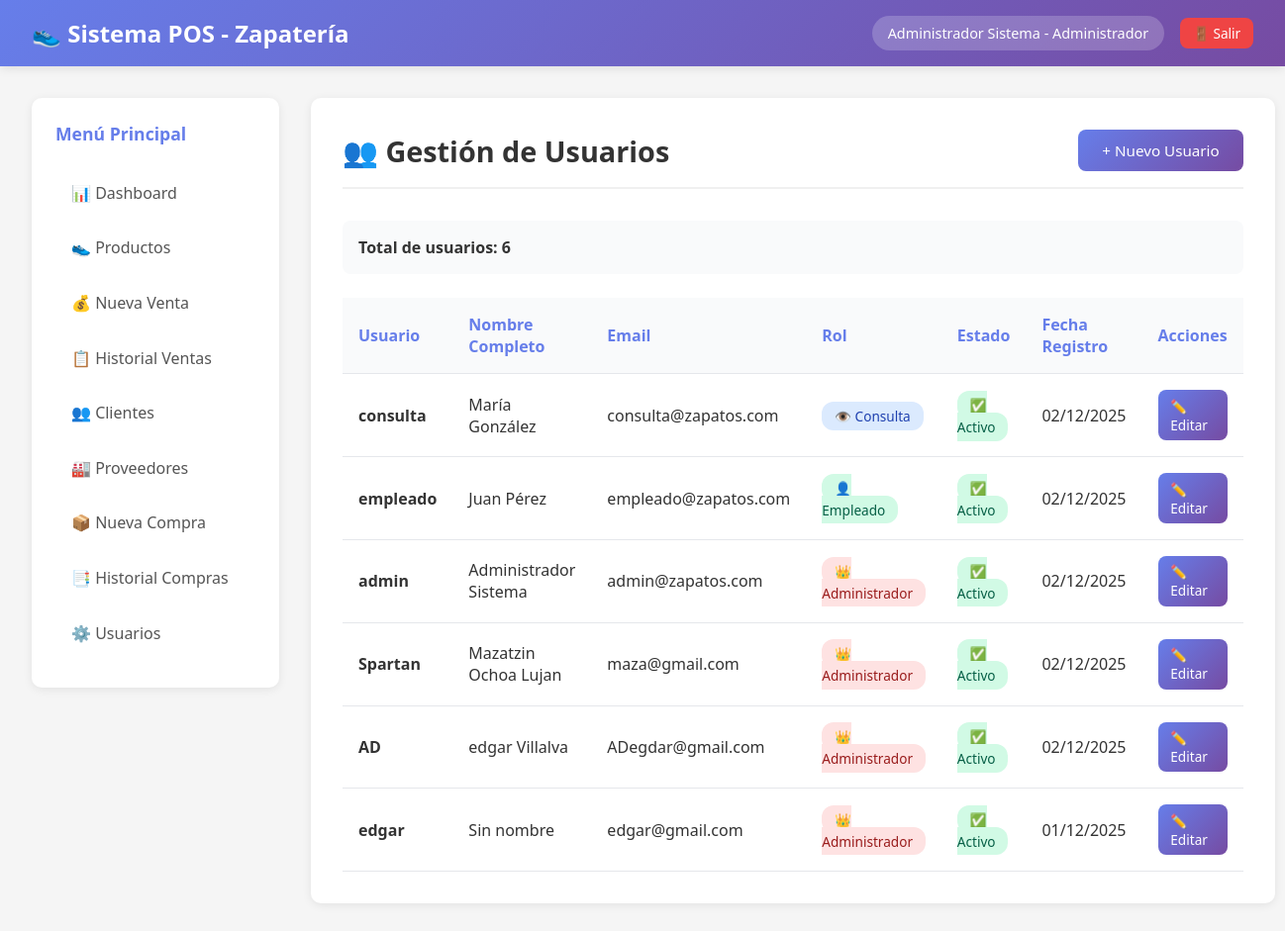
Page /usuarios/ (signed in) on the committed database.
### pos/models.py (models this page shows)
class Usuario(AbstractUser):
    ROLES = (
        ('administrador', 'Administrador'),
        ('empleado', 'Empleado'),
        ('consulta', 'Consulta'),
    )
    rol = models.CharField(max_length=20, choices=ROLES, default='empleado')
    telefono = models.CharField(max_length=15, blank=True)
    class Meta:
        verbose_name = 'Usuario'
        verbose_name_plural = 'Usuarios'

### pos/views.py (the view)
# urls.py: path('usuarios/', views.usuarios_lista, name='usuarios'),
@login_required
@rol_requerido('administrador')
def usuarios_lista(request):
    usuarios = Usuario.objects.all().order_by('-date_joined')
    context = {'usuarios': usuarios}
    return render(request, 'pos/usuarios.html', context)

### pos/templates/pos/usuarios.html (shortened to what this page needs)
{% extends 'pos/base.html' %}
{% block content %}
<div class="page-header">
    <h2>👥 Gestión de Usuarios</h2>
    <a href="{% url 'usuario_nuevo' %}" class="btn btn-primary">+ Nuevo Usuario</a>
</div>
{% if usuarios %}
<div style="margin-bottom: 1rem; padding: 1rem; background: #f9fafb; border-radius: 8px;">
    <strong>Total de usuarios: {{ usuarios.count }}</strong>
</div>
<div class="table-container">
    <table>
        <thead>
            <tr>
                <th>Usuario</th>
                <th>Nombre Completo</th>
                <th>Email</th>
                <th>Rol</th>
                <th>Estado</th>
                <th>Fecha Registro</th>
                <th>Acciones</th>
            </tr>
        </thead>
        <tbody>
            {% for usuario in usuarios %}
            <tr>
                <td><strong>{{ usuario.username }}</strong></td>
                <td>{{ usuario.get_full_name|default:"Sin nombre" }}</td>
                <td>{{ usuario.email|default:"Sin email" }}</td>
                <td>
                    {% if usuario.rol == 'administrador' %}
                        <span class="badge badge-danger">👑 Administrador</span>
                    {% elif usuario.rol == 'empleado' %}
                        <span class="badge badge-success">👤 Empleado</span>
                    {% else %}
                        <span class="badge badge-info">👁️ Consulta</span>
                    {% endif %}
                </td>
                <td>
                    {% if usuario.is_active %}
                        <span class="badge badge-success">✅ Activo</span>
                    {% else %}
                        <span class="badge badge-danger">❌ Inactivo</span>
                    {% endif %}
                </td>
                <td>{{ usuario.date_joined|date:"d/m/Y" }}</td>
                <td>
                    <a href="{% url 'usuario_editar' usuario.id %}" class="btn btn-primary btn-sm">✏️ Editar</a>
                </td>
            </tr>
            {% endfor %}
        </tbody>
    </table>
</div>
{% else %}
<div class="empty-state">
    <div class="empty-state-icon">👥</div>
    <p>No hay usuarios registrados</p>
    <a href="{% url 'usuario_nuevo' %}" class="btn btn-primary" style="margin-top: 1rem;">+ Agregar Primer Usuario</a>
</div>
{% endif %}
{% endblock %}

### pos/templates/pos/base.html (shortened to what this page needs)
<!DOCTYPE html>
<html lang="es">
<head>
</head>
<body>
    <nav class="navbar">
        <div class="navbar-content">
            <h1>👟 Sistema POS - Zapatería</h1>
            <div class="nav-user">
                <span class="user-badge">{{ user.get_full_name|default:user.username }} - {{ user.get_rol_display }}</span>
                <a href="{% url 'logout' %}" class="btn btn-danger btn-sm">🚪 Salir</a>
            </div>
        </div>
    </nav>
    <div class="container">
        <aside class="sidebar">
            <h3>Menú Principal</h3>
            <a href="{% url 'dashboard' %}" class="menu-item">📊 Dashboard</a>
            <a href="{% url 'productos' %}" class="menu-item">👟 Productos</a>
            {% if user.rol != 'consulta' %}
            <a href="{% url 'nueva_venta' %}" class="menu-item">💰 Nueva Venta</a>
            {% endif %}
            <a href="{% url 'historial_ventas' %}" class="menu-item">📋 Historial Ventas</a>
            <a href="{% url 'clientes' %}" class="menu-item">👥 Clientes</a>
            <a href="{% url 'proveedores' %}" class="menu-item">🏭 Proveedores</a>
            {% if user.rol != 'consulta' %}
            <a href="{% url 'nueva_compra' %}" class="menu-item">📦 Nueva Compra</a>
            {% endif %}
            <a href="{% url 'historial_compras' %}" class="menu-item">📑 Historial Compras</a>
            {% if user.rol == 'administrador' %}
            <a href="{% url 'usuarios' %}" class="menu-item">⚙️ Usuarios</a>
            {% endif %}
        </aside>
        <main class="content">
            {% block content %}{% endblock %}
        </main>
    </div>
</body>
</html>

### pos/templates/pos/base.html (style rules this page uses)
* { margin: 0; padding: 0; box-sizing: border-box; }
body { font-family: 'Segoe UI', Tahoma, Geneva, Verdana, sans-serif; background: #f5f5f5; color: #333; }
.navbar { background: linear-gradient(135deg, #667eea 0%, #764ba2 100%); color: white; padding: 1rem 2rem; box-shadow: 0 2px 10px rgba(0,0,0,0.1); }
.navbar-content { max-width: 1400px; margin: 0 auto; display: flex; justify-content: space-between; align-items: center; }
.navbar h1 { font-size: 1.5rem; font-weight: 600; }
.nav-user { display: flex; align-items: center; gap: 1rem; }
.user-badge { background: rgba(255,255,255,0.2); padding: 0.5rem 1rem; border-radius: 20px; font-size: 0.9rem; }
.container { max-width: 1400px; margin: 0 auto; padding: 2rem; display: grid; grid-template-columns: 250px 1fr; gap: 2rem; }
.sidebar { background: white; border-radius: 10px; padding: 1.5rem; box-shadow: 0 2px 10px rgba(0,0,0,0.08); height: fit-content; position: sticky; top: 2rem; }
.sidebar h3 { margin-bottom: 1.5rem; color: #667eea; font-size: 1.1rem; }
.menu-item { display: block; padding: 0.8rem 1rem; margin-bottom: 0.5rem; color: #555; text-decoration: none; border-radius: 8px; transition: all 0.3s; }
.content { background: white; border-radius: 10px; padding: 2rem; box-shadow: 0 2px 10px rgba(0,0,0,0.08); min-height: 500px; }
.page-header { display: flex; justify-content: space-between; align-items: center; margin-bottom: 2rem; padding-bottom: 1rem; border-bottom: 2px solid #f0f0f0; }
.page-header h2 { color: #333; font-size: 1.8rem; }
.btn { padding: 0.7rem 1.5rem; border: none; border-radius: 8px; cursor: pointer; font-size: 0.95rem; text-decoration: none; display: inline-block; transition: all 0.3s; font-weight: 500; }
.btn-primary { background: linear-gradient(135deg, #667eea 0%, #764ba2 100%); color: white; }
.btn-danger { background: #ef4444; color: white; }
.btn-sm { padding: 0.4rem 0.8rem; font-size: 0.85rem; }
.table-container { overflow-x: auto; margin-top: 1.5rem; }
table { width: 100%; border-collapse: collapse; }
th, td { padding: 1rem; text-align: left; border-bottom: 1px solid #e5e7eb; }
th { background: #f9fafb; font-weight: 600; color: #667eea; }
.badge { padding: 0.3rem 0.8rem; border-radius: 12px; font-size: 0.85rem; font-weight: 500; }
.badge-success { background: #d1fae5; color: #065f46; }
.badge-danger { background: #fee2e2; color: #991b1b; }
.badge-info { background: #dbeafe; color: #1e40af; }

### rows in the picture
Usuario: get_full_name "Administrador Sistema", rol "Administrador", username "admin", email "admin@zapatos.com", shows "👑 Administrador", is_active "✅ Activo", date_joined "02/12/2025"
Usuario: username "consulta", get_full_name "María González", email "consulta@zapatos.com", rol "👁️ Consulta", is_active "✅ Activo", date_joined "02/12/2025"
Usuario: username "empleado", get_full_name "Juan Pérez", email "empleado@zapatos.com", rol "👤 Empleado", is_active "✅ Activo", date_joined "02/12/2025"
Usuario: username "Spartan", get_full_name "Mazatzin Ochoa Lujan", email "maza@gmail.com", rol "👑 Administrador", is_active "✅ Activo", date_joined "02/12/2025"
Usuario: username "AD", get_full_name "edgar Villalva", email "ADegdar@gmail.com", rol "👑 Administrador", is_active "✅ Activo", date_joined "02/12/2025"
Usuario: username "edgar", get_full_name "Sin nombre", email "edgar@gmail.com", rol "👑 Administrador", is_active "✅ Activo", date_joined "01/12/2025"

### other values in the picture
{{ usuarios.count }} "6"
